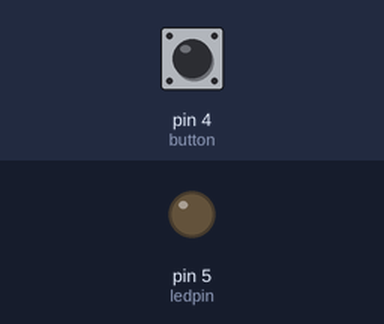
This sketch was run on a simulated Arduino Uno, built with avr-gcc and run on an emulated ATmega328P. Parts: output pins drawn as LEDs (lit = HIGH). Inputs (shaded band) come from the test bench; at power-on: pin 4 (button) LOW. What the sketch prints to the serial monitor is not drawn.

Above: at 1.2 s.
1.3 s: pin 4 (button) pulled HIGH for 0.15 s
At 1.38 s:
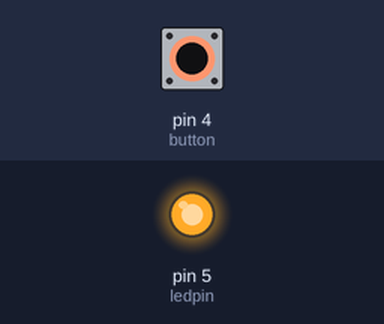
2.9 s: pin 4 (button) pulled HIGH for 3.2 s
At 7.4 s:
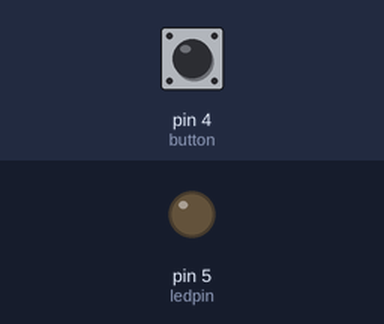
Timing chart, 0 to 8.9 s (numbered marks = the images above; inputs shaded):
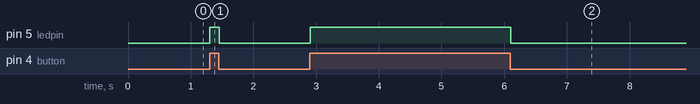

The sketch:

4_push_button.ino
```cpp
#define ledpin 5
#define button 4

int buttonstate = 0;
void setup() {
  Serial.begin(9600);
  pinMode(button,INPUT);

  pinMode(ledpin,OUTPUT);
}

void loop() {
  buttonstate = digitalRead(button);
  Serial.println(buttonstate);
  if (buttonstate==HIGH){
    digitalWrite(ledpin,HIGH);

  }
  else{
    digitalWrite(ledpin,LOW);
  }
}
```

Measured:
- after the input at 1.3 s, pin 5 (ledpin): LOW → HIGH at once, → LOW 0.15 s later
- after the input at 2.9 s, pin 5 (ledpin): LOW → HIGH at once, → LOW 3.2 s later
